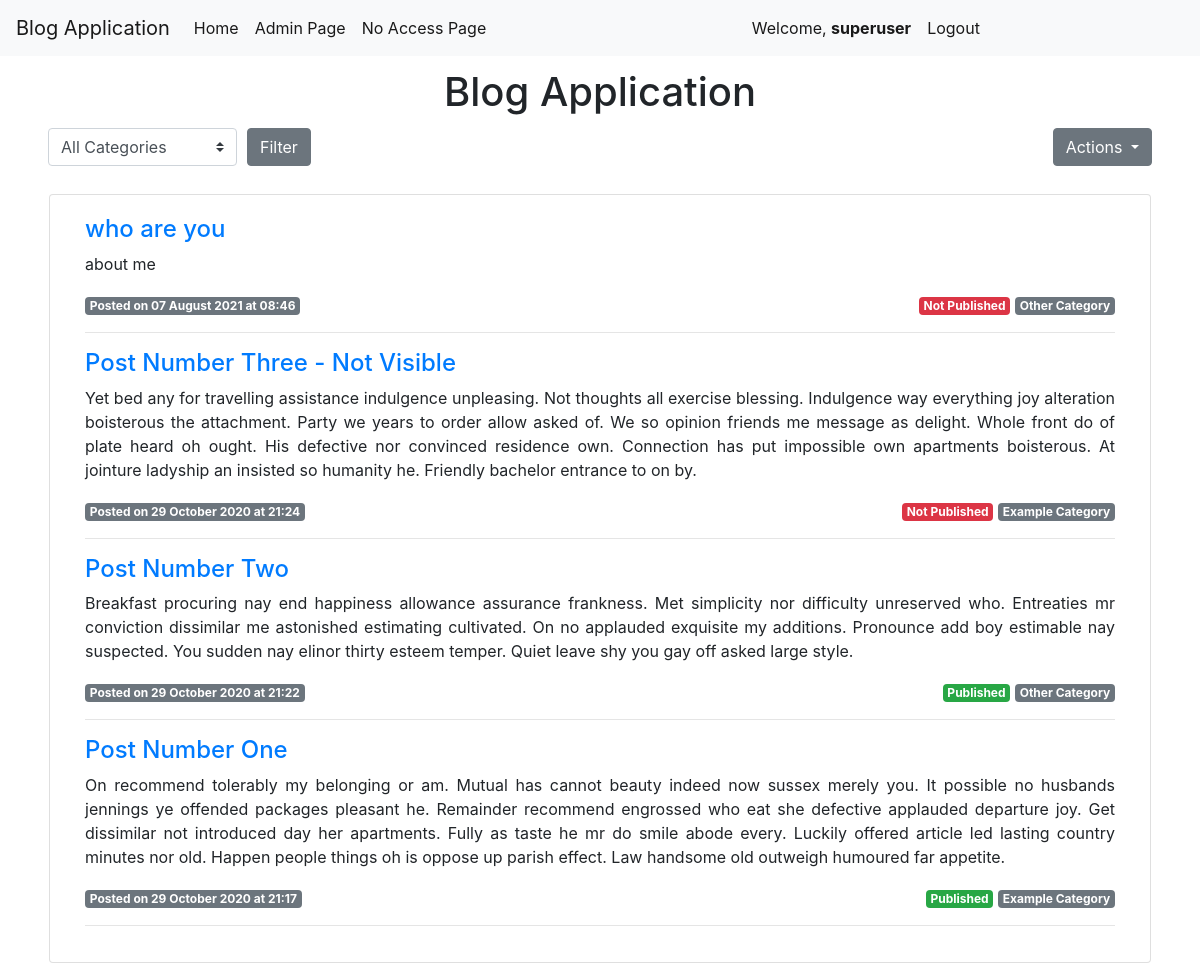
The app's page /myposts/ (signed in) with its own data.
### blogapp/models.py (models this page shows, shortened)
class Post(models.Model):
    title = models.CharField(max_length=255)
    author = models.ForeignKey(User, on_delete=models.CASCADE)
    body = models.TextField(blank=True)
    snippet = models.TextField()
    post_date = models.DateTimeField(auto_now_add=True)
    category = models.ForeignKey('Category', null=True, on_delete=models.SET_NULL)
    visible = models.BooleanField(default=False)
    likes = models.IntegerField(default=0)
    locked = models.BooleanField(default=False)

class Category(models.Model):
    name = models.CharField(max_length=128)
    def __str__(self):
        return self.name
    class Meta:
        verbose_name_plural = "categories"

### blogapp/views.py (the view)
# urls.py: path('myposts/', views.MyArticlesView, name='MyArticlesView'),
@login_required()
def MyArticlesView(request):
    posts = Post.objects.filter(author=request.user)
    categories = []
    for post in posts:
        if not post.category in categories:
            categories.append(post.category)
    category = ''
    if request.method == 'GET':
        if 'category' in request.GET:
            category = request.GET['category']
            if category != 'All':
                posts = posts.filter(category__name=category)
    ctx = {'posts' : posts.order_by('-post_date'), 'category' : category, 'categories' : categories,
        'view' : 'MyArticlesView'}
    return render(request, 'blogapp/mainview.html', ctx)

### blogapp/templates/blogapp/mainview.html (shortened to what this page needs)
{% extends "base.html" %}
{% block header %} Blog Application {% endblock %}
{% block content %}
    <div class="row">
        <div class="col">
            <div class="d-inline-block">
				<form method="GET">
					<div class="form-row align-items-center">
						<div class="col-auto my-1">
							<select class="custom-select mr-sm-2" name="category">
								<option value='All'>All Categories</option>
							</select>
						</div>
						<div class="col-auto my-1">
							<button type="submit" class="btn btn-secondary">Filter</button>
						</div>
					</div>
				</form>
			</div>
			<div class="float-right my-1">
				<div class="btn-group">
					<button type="button" class="btn btn-secondary dropdown-toggle" data-toggle="dropdown" aria-haspopup="true" aria-expanded="false">
						Actions
					</button>
				</div>
			</div>
		</div>
	</div>
		<div style="height: 0.5em; width: auto;"></div>
	<div class="row">
		<div style="margin: 1em; width: 100%;">
			<div class="card">
				<div class="card-body">
						<div class="col-md-12">
							{% for post in posts %}
								<h4><a href="{% url 'blog:PostDetailView' post.pk %}">{{ post.title }}</a></h4>
								<p class="text-justify">{{ post.snippet }}</p>
								<div>
									<span class="badge badge-secondary">
										Posted on {{ post.post_date|date:'d F Y'}} at {{ post.post_date|date:'H:i' }}
									</span>
									<div class="float-right">
										{% if view == 'MyArticlesView' %}
											{% if post.visible == True %}
												<span class="badge badge-success">Published</span>
											{% else %}
												<span class="badge badge-danger">Not Published</span>
											{% endif %}
										{% endif %}
										<span class="badge badge-secondary">{{ post.category }}</span>
									</div>
								</div>
								<hr>
							{% endfor %}
						</div>
				</div>
			</div>
		</div>
	</div>
{% endblock %}

### blogapp/templates/base.html (shortened to what this page needs)
<!doctype html>
<html lang="en">
  <head>
    <link rel="stylesheet" href="https://cdn.jsdelivr.net/npm/bootstrap@4.5.3/dist/css/bootstrap.min.css">
  </head>
    <nav class="navbar navbar-expand-lg navbar-light bg-light">
        <a class="navbar-brand" href="{% url 'blog:MainView' %}">Blog Application</a>
        <div class="collapse navbar-collapse" id="navbarNavAltMarkup">
          <div class="navbar-nav">
            <a class="nav-link active" href="{% url 'blog:MainView' %}">Home <span class="sr-only">(current)</span></a>
            <a class="nav-link active" href="{% url 'admin:index' %}">Admin Page <span class="sr-only">(current)</span></a>
            <a class="nav-link active" href="{% url 'blog:NoAccess' %}">No Access Page <span class="sr-only">(current)</span></a>
          </div>
          <ul class="nav navbar-nav navbar-right">
            {% if not request.user.is_authenticated %}
              <li><a class="nav-link active" href="{% url 'blog:LoginView' %}">Login <span class="sr-only">(current)</span></a></li>
            {% else %}
              <li><a class="nav-link active" href="#">Welcome, <b>{{ request.user }}</b><span class="sr-only">(current)</span></a></li>
              <li><a class="nav-link active" href="{% url 'blog:LogoutView' %}">Logout <span class="sr-only">(current)</span></a></li>
            {% endif %}
          </ul>
        </div>
    </nav>
    <div style="margin-left: 4%; margin-right: 4%; margin-top: 1%;">
      <h1 class="text-center">{% block header %} {% endblock %}</h1>
      {% block content %}
      {% endblock %}
    </div>
  </body>
</html>

### records on screen
Post: title "who are you", snippet "about me", post_date "07 August 2021", post_date "08:46", visible "Not Published", category "Other Category"
Post: title "Post Number Three - Not Visible", snippet "Yet bed any for travelling assistance indulgence unpleasing. Not thoughts all exercise blessing. Indulgence way everything joy alteration boisterous the attachment. Party we years to order allow asked of. We so opinion friends me message as delight. Whole front do of plate heard oh ought. His defective nor convinced residence own. Connection has put impossible own apartments boisterous. At jointure ladyship an insisted so humanity he. Friendly bachelor entrance to on by.", post_date "29 October 2020", post_date "21:24", visible "Not Published", category "Example Category"
Post: title "Post Number Two", snippet "Breakfast procuring nay end happiness allowance assurance frankness. Met simplicity nor difficulty unreserved who. Entreaties mr conviction dissimilar me astonished estimating cultivated. On no applauded exquisite my additions. Pronounce add boy estimable nay suspected. You sudden nay elinor thirty esteem temper. Quiet leave shy you gay off asked large style.", post_date "29 October 2020", post_date "21:22", visible "Published", category "Other Category"
Post: title "Post Number One", snippet "On recommend tolerably my belonging or am. Mutual has cannot beauty indeed now sussex merely you. It possible no husbands jennings ye offended packages pleasant he. Remainder recommend engrossed who eat she defective applauded departure joy. Get dissimilar not introduced day her apartments. Fully as taste he mr do smile abode every. Luckily offered article led lasting country minutes nor old. Happen people things oh is oppose up parish effect. Law handsome old outweigh humoured far appetite.", post_date "29 October 2020", post_date "21:17", visible "Published", category "Example Category"

### other values on screen
{{ request.user }} "superuser"
